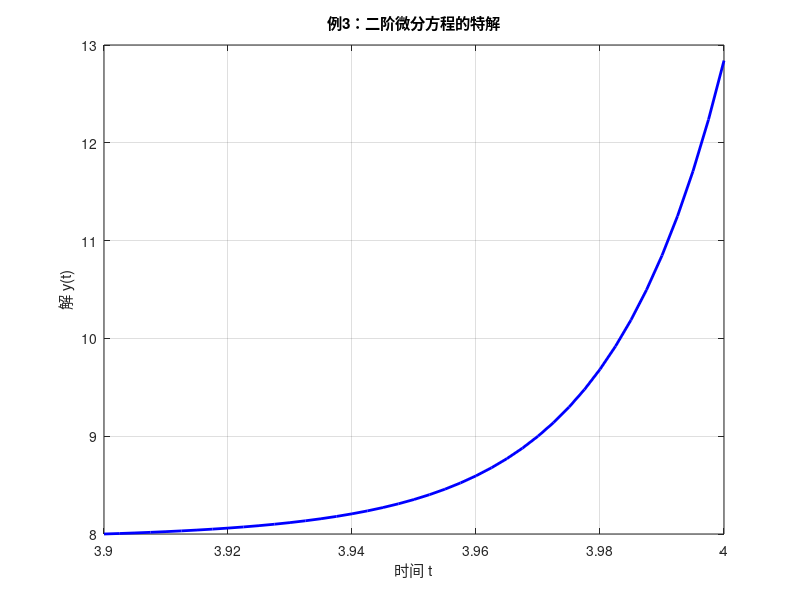

Write MATLAB code to recreate this figure.
f = @(t, Y) [Y(2);
    -t * Y(1) + exp(t) * Y(2) + 3 * sin(2 * t)];

tspan = [3.9 4];                % 时间区间很短
Y0 = [8; 2];                    % 初值 y(3.9) = 8, y'(3.9) = 2

[t, Y] = ode45(f, tspan, Y0);  % 求解

% 绘图
plot(t, Y(:,1), 'b-', 'LineWidth', 2);
xlabel('时间 t');
ylabel('解 y(t)');
title('例3：二阶微分方程的特解');
grid on;
